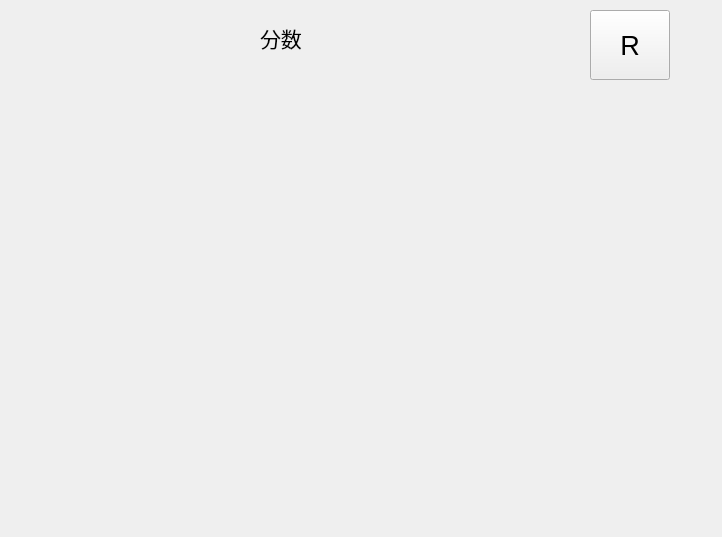
<?xml version="1.0" encoding="UTF-8"?>
<ui version="4.0">
 <class>Game</class>
 <widget class="QWidget" name="Game">
  <property name="geometry">
   <rect>
    <x>0</x>
    <y>0</y>
    <width>722</width>
    <height>537</height>
   </rect>
  </property>
  <property name="focusPolicy">
   <enum>Qt::StrongFocus</enum>
  </property>
  <property name="windowTitle">
   <string>2048</string>
  </property>
  <property name="windowIcon">
   <iconset resource="img.qrc">
    <normaloff>:/tupian/2048.png</normaloff>:/tupian/2048.png</iconset>
  </property>
  <property name="toolTip">
   <string/>
  </property>
  <widget class="QPushButton" name="reset_button">
   <property name="geometry">
    <rect>
     <x>590</x>
     <y>10</y>
     <width>80</width>
     <height>70</height>
    </rect>
   </property>
   <property name="palette">
    <palette>
     <active>
      <colorrole role="Text">
       <brush brushstyle="SolidPattern">
        <color alpha="255">
         <red>255</red>
         <green>255</green>
         <blue>255</blue>
        </color>
       </brush>
      </colorrole>
     </active>
     <inactive>
      <colorrole role="Text">
       <brush brushstyle="SolidPattern">
        <color alpha="255">
         <red>255</red>
         <green>255</green>
         <blue>255</blue>
        </color>
       </brush>
      </colorrole>
     </inactive>
     <disabled>
      <colorrole role="Text">
       <brush brushstyle="SolidPattern">
        <color alpha="255">
         <red>120</red>
         <green>120</green>
         <blue>120</blue>
        </color>
       </brush>
      </colorrole>
     </disabled>
    </palette>
   </property>
   <property name="font">
    <font>
     <family>Arial</family>
     <pointsize>20</pointsize>
    </font>
   </property>
   <property name="toolTip">
    <string comment="wsad控制方向"/>
   </property>
   <property name="autoFillBackground">
    <bool>false</bool>
   </property>
   <property name="styleSheet">
    <string notr="true">background-image: url(:/tupian/resetpic.jpg);</string>
   </property>
   <property name="text">
    <string>R</string>
   </property>
   <property name="iconSize">
    <size>
     <width>80</width>
     <height>70</height>
    </size>
   </property>
  </widget>
  <widget class="QLabel" name="show2">
   <property name="geometry">
    <rect>
     <x>230</x>
     <y>110</y>
     <width>100</width>
     <height>100</height>
    </rect>
   </property>
   <property name="font">
    <font>
     <family>Arial</family>
     <pointsize>16</pointsize>
    </font>
   </property>
   <property name="text">
    <string/>
   </property>
  </widget>
  <widget class="QLabel" name="show1">
   <property name="geometry">
    <rect>
     <x>130</x>
     <y>110</y>
     <width>100</width>
     <height>100</height>
    </rect>
   </property>
   <property name="font">
    <font>
     <family>Arial</family>
     <pointsize>16</pointsize>
    </font>
   </property>
   <property name="text">
    <string/>
   </property>
  </widget>
  <widget class="QLabel" name="show3">
   <property name="geometry">
    <rect>
     <x>330</x>
     <y>110</y>
     <width>100</width>
     <height>100</height>
    </rect>
   </property>
   <property name="font">
    <font>
     <family>Arial</family>
     <pointsize>16</pointsize>
    </font>
   </property>
   <property name="text">
    <string/>
   </property>
  </widget>
  <widget class="QLabel" name="show4">
   <property name="geometry">
    <rect>
     <x>430</x>
     <y>110</y>
     <width>100</width>
     <height>100</height>
    </rect>
   </property>
   <property name="font">
    <font>
     <family>Arial</family>
     <pointsize>16</pointsize>
    </font>
   </property>
   <property name="text">
    <string/>
   </property>
  </widget>
  <widget class="QLabel" name="show5">
   <property name="geometry">
    <rect>
     <x>130</x>
     <y>210</y>
     <width>100</width>
     <height>100</height>
    </rect>
   </property>
   <property name="font">
    <font>
     <family>Arial</family>
     <pointsize>16</pointsize>
    </font>
   </property>
   <property name="text">
    <string/>
   </property>
  </widget>
  <widget class="QLabel" name="show8">
   <property name="geometry">
    <rect>
     <x>430</x>
     <y>210</y>
     <width>100</width>
     <height>100</height>
    </rect>
   </property>
   <property name="font">
    <font>
     <family>Arial</family>
     <pointsize>16</pointsize>
    </font>
   </property>
   <property name="text">
    <string/>
   </property>
  </widget>
  <widget class="QLabel" name="show6">
   <property name="geometry">
    <rect>
     <x>230</x>
     <y>210</y>
     <width>100</width>
     <height>100</height>
    </rect>
   </property>
   <property name="font">
    <font>
     <family>Arial</family>
     <pointsize>16</pointsize>
    </font>
   </property>
   <property name="text">
    <string/>
   </property>
  </widget>
  <widget class="QLabel" name="show7">
   <property name="geometry">
    <rect>
     <x>330</x>
     <y>210</y>
     <width>100</width>
     <height>100</height>
    </rect>
   </property>
   <property name="font">
    <font>
     <family>Arial</family>
     <pointsize>16</pointsize>
    </font>
   </property>
   <property name="text">
    <string/>
   </property>
  </widget>
  <widget class="QLabel" name="show9">
   <property name="geometry">
    <rect>
     <x>130</x>
     <y>310</y>
     <width>100</width>
     <height>100</height>
    </rect>
   </property>
   <property name="font">
    <font>
     <family>Arial</family>
     <pointsize>16</pointsize>
    </font>
   </property>
   <property name="text">
    <string/>
   </property>
  </widget>
  <widget class="QLabel" name="show12">
   <property name="geometry">
    <rect>
     <x>430</x>
     <y>310</y>
     <width>100</width>
     <height>100</height>
    </rect>
   </property>
   <property name="font">
    <font>
     <family>Arial</family>
     <pointsize>16</pointsize>
    </font>
   </property>
   <property name="text">
    <string/>
   </property>
  </widget>
  <widget class="QLabel" name="show14">
   <property name="geometry">
    <rect>
     <x>230</x>
     <y>410</y>
     <width>100</width>
     <height>100</height>
    </rect>
   </property>
   <property name="font">
    <font>
     <family>Arial</family>
     <pointsize>16</pointsize>
    </font>
   </property>
   <property name="text">
    <string/>
   </property>
  </widget>
  <widget class="QLabel" name="show10">
   <property name="geometry">
    <rect>
     <x>230</x>
     <y>310</y>
     <width>100</width>
     <height>100</height>
    </rect>
   </property>
   <property name="font">
    <font>
     <family>Arial</family>
     <pointsize>16</pointsize>
    </font>
   </property>
   <property name="text">
    <string/>
   </property>
  </widget>
  <widget class="QLabel" name="show15">
   <property name="geometry">
    <rect>
     <x>330</x>
     <y>410</y>
     <width>100</width>
     <height>100</height>
    </rect>
   </property>
   <property name="font">
    <font>
     <family>Arial</family>
     <pointsize>16</pointsize>
    </font>
   </property>
   <property name="text">
    <string/>
   </property>
  </widget>
  <widget class="QLabel" name="show16">
   <property name="geometry">
    <rect>
     <x>430</x>
     <y>410</y>
     <width>100</width>
     <height>100</height>
    </rect>
   </property>
   <property name="font">
    <font>
     <family>Arial</family>
     <pointsize>16</pointsize>
    </font>
   </property>
   <property name="text">
    <string/>
   </property>
  </widget>
  <widget class="QLabel" name="show13">
   <property name="geometry">
    <rect>
     <x>130</x>
     <y>410</y>
     <width>100</width>
     <height>100</height>
    </rect>
   </property>
   <property name="font">
    <font>
     <family>Arial</family>
     <pointsize>16</pointsize>
    </font>
   </property>
   <property name="text">
    <string/>
   </property>
  </widget>
  <widget class="QLabel" name="show11">
   <property name="geometry">
    <rect>
     <x>330</x>
     <y>310</y>
     <width>100</width>
     <height>100</height>
    </rect>
   </property>
   <property name="font">
    <font>
     <family>Arial</family>
     <pointsize>16</pointsize>
    </font>
   </property>
   <property name="text">
    <string/>
   </property>
  </widget>
  <widget class="QLabel" name="score">
   <property name="geometry">
    <rect>
     <x>360</x>
     <y>20</y>
     <width>121</width>
     <height>35</height>
    </rect>
   </property>
   <property name="font">
    <font>
     <family>Microsoft YaHei UI</family>
     <pointsize>16</pointsize>
     <weight>75</weight>
     <bold>true</bold>
    </font>
   </property>
   <property name="text">
    <string/>
   </property>
  </widget>
  <widget class="QLabel" name="label_2">
   <property name="geometry">
    <rect>
     <x>260</x>
     <y>20</y>
     <width>60</width>
     <height>35</height>
    </rect>
   </property>
   <property name="font">
    <font>
     <family>Microsoft YaHei UI</family>
     <pointsize>16</pointsize>
     <weight>50</weight>
     <bold>false</bold>
    </font>
   </property>
   <property name="text">
    <string>分数</string>
   </property>
  </widget>
 </widget>
 <layoutdefault spacing="6" margin="11"/>
 <resources>
  <include location="img.qrc"/>
 </resources>
 <connections/>
</ui>
